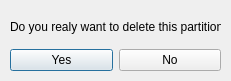
<?xml version="1.0" encoding="UTF-8"?>
<ui version="4.0">
 <class>Dialog</class>
 <widget class="QDialog" name="Dialog">
  <property name="geometry">
   <rect>
    <x>0</x>
    <y>0</y>
    <width>231</width>
    <height>81</height>
   </rect>
  </property>
  <property name="windowTitle">
   <string>Dialog</string>
  </property>
  <widget class="QWidget" name="">
   <property name="geometry">
    <rect>
     <x>10</x>
     <y>10</y>
     <width>211</width>
     <height>61</height>
    </rect>
   </property>
   <layout class="QGridLayout" name="gridLayout">
    <item row="0" column="0" colspan="2">
     <widget class="QLabel" name="label">
      <property name="text">
       <string>Do you realy want to delete this partition?</string>
      </property>
     </widget>
    </item>
    <item row="1" column="0">
     <widget class="QPushButton" name="pushButton">
      <property name="text">
       <string>Yes</string>
      </property>
     </widget>
    </item>
    <item row="1" column="1">
     <widget class="QPushButton" name="pushButton_2">
      <property name="text">
       <string>No</string>
      </property>
     </widget>
    </item>
   </layout>
  </widget>
 </widget>
 <resources/>
 <connections/>
</ui>
